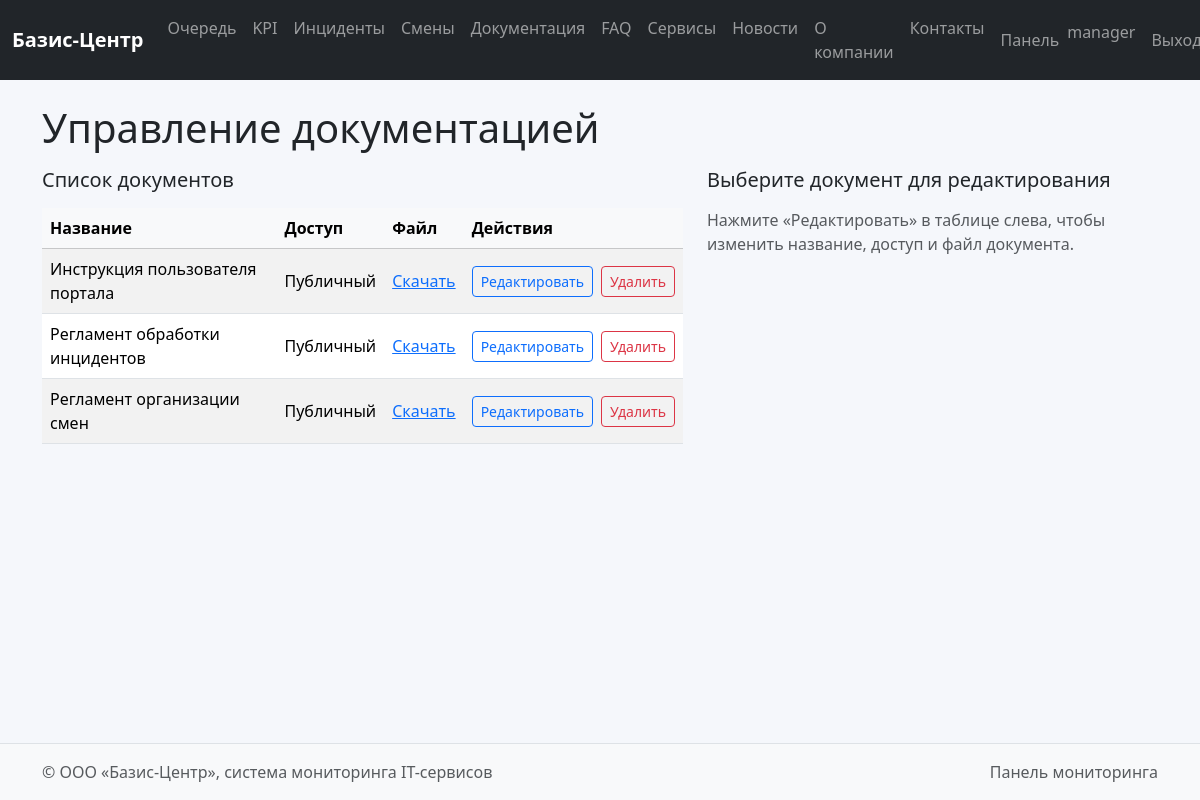
Screenshot of /dashboard/docs-manage/ (signed in) with the database file from the repository.
### dashboard/models.py (models this page shows, shortened)
class Document(models.Model):
    ACCESS_CHOICES = [
        ('public', 'Публичный'),
        ('client', 'Клиенты'),
        ('internal', 'Внутренний'),
    ]
    title = models.CharField(max_length=200)
    slug = models.SlugField(unique=True)
    description = models.TextField()
    file = models.FileField(upload_to='docs/')
    access = models.CharField(max_length=20, choices=ACCESS_CHOICES, default='public')

### dashboard/views.py (the view)
# urls.py: path('docs-manage/', views.docs_manage, name='docs_manage'),
@login_required
def docs_manage(request):
    ensure_sample_data()
    role = get_role(request.user)
    if role not in ['admin', 'manager']:
        return HttpResponseForbidden('Доступ запрещён.')
    docs = Document.objects.all().order_by('title')
    edit_obj = None
    if request.method == 'POST' and 'delete_id' in request.POST:
        doc = get_object_or_404(Document, pk=request.POST['delete_id'])
        doc.delete()
        return redirect('dashboard:docs_manage')
    if 'edit' in request.GET:
        edit_obj = get_object_or_404(Document, pk=request.GET['edit'])
    if request.method == 'POST' and 'save_id' in request.POST:
        edit_obj = get_object_or_404(Document, pk=request.POST['save_id'])
        form = DocumentForm(request.POST, request.FILES, instance=edit_obj)
        if form.is_valid():
            form.save()
            return redirect('dashboard:docs_manage')
    else:
        form = DocumentForm(instance=edit_obj) if edit_obj else None
    return render(request, 'dashboard/docs_manage.html', {
        'docs': docs,
        'form': form,
        'edit_obj': edit_obj,
    })

### dashboard/views.py (called while the page is built, shortened)
def get_role(user):
    profile = getattr(user, 'profile', None)
    if profile:
        return profile.role
    if user.is_superuser:
        return 'admin'
    return 'client'

def ensure_sample_data():
    admin = User.objects.filter(username='admin').first()
    manager = User.objects.filter(username='manager').first()
    client = User.objects.filter(username='client').first()
    count_orders = OrderQueue.objects.count()
    count_inc = Incident.objects.count()
    count_shifts = Shift.objects.count()
    docs_dir = settings.MEDIA_ROOT / 'docs'
    os.makedirs(docs_dir, exist_ok=True)

### templates/dashboard/docs_manage.html (shortened to what this page needs)
{% extends 'base.html' %}
{% block content %}
<h1 class="mb-3">Управление документацией</h1>
<div class="row g-4">
  <div class="col-md-7">
    <h5 class="mb-3">Список документов</h5>
    <table class="table table-striped align-middle">
      <thead class="table-light">
        <tr>
          <th>Название</th>
          <th>Доступ</th>
          <th>Файл</th>
          <th style="width: 180px;">Действия</th>
        </tr>
      </thead>
      <tbody>
        {% for doc in docs %}
          <tr>
            <td>{{ doc.title }}</td>
            <td>
              {% if doc.access == 'public' %}
                Публичный
              {% elif doc.access == 'client' %}
                Клиенты
              {% else %}
                Внутренний
              {% endif %}
            </td>
            <td>
              {% if doc.file %}
                <a href="{{ doc.file.url }}" target="_blank">Скачать</a>
              {% else %}
                <span class="text-muted">не прикреплён</span>
              {% endif %}
            </td>
            <td>
              <div class="d-flex gap-2">
                <a href="{% url 'dashboard:docs_manage' %}?edit={{ doc.id }}" class="btn btn-sm btn-outline-primary">
                  Редактировать
                </a>
                <form method="post" onsubmit="return confirm('Удалить документ «{{ doc.title }}»?');">
                  <button type="submit" class="btn btn-sm btn-outline-danger">Удалить</button>
                </form>
              </div>
            </td>
          </tr>
        {% empty %}
          <tr>
            <td colspan="4" class="text-muted">Документы отсутствуют.</td>
          </tr>
        {% endfor %}
      </tbody>
    </table>
  </div>
  <div class="col-md-5">
    {% if edit_obj %}
      <h5 class="mb-3">Редактирование документа</h5>
      <form method="post" enctype="multipart/form-data" class="card card-body">
        {% csrf_token %}
        <input type="hidden" name="save_id" value="{{ edit_obj.id }}">
        <div class="mb-3">
          <label class="form-label">Название</label>
          {{ form.title }}
        </div>
        <div class="mb-3">
          <label class="form-label">Доступ</label>
          {{ form.access }}
        </div>
        <div class="mb-3">
          <label class="form-label">Файл</label>
          {{ form.file }}
          {% if edit_obj.file %}
            <div class="form-text">
              Текущий файл:
              <a href="{{ edit_obj.file.url }}" target="_blank">
                {{ edit_obj.file.name|slice:"5:" }}
              </a>
            </div>
          {% endif %}
        </div>
        <div class="d-flex justify-content-between">
          <button type="submit" class="btn btn-primary">Сохранить</button>
          <a href="{% url 'dashboard:docs_manage' %}" class="btn btn-outline-secondary">Отмена</a>
        </div>
      </form>
    {% else %}
      <h5 class="mb-3">Выберите документ для редактирования</h5>
      <p class="text-muted">
        Нажмите «Редактировать» в таблице слева, чтобы изменить название, доступ и файл документа.
      </p>
    {% endif %}
  </div>
</div>
{% endblock %}

### templates/base.html (shortened to what this page needs)
{% load static %}
<!doctype html>
<html lang="ru">
  <head>
    <link href="https://cdn.jsdelivr.net/npm/bootstrap@5.3.3/dist/css/bootstrap.min.css" rel="stylesheet">
    <link href="{% static 'css/style.css' %}" rel="stylesheet">
  </head>
  <body class="d-flex flex-column min-vh-100">
    <nav class="navbar navbar-expand-lg navbar-dark bg-dark mb-4">
      <div class="container-fluid">
        <a class="navbar-brand" href="{% url 'core:index' %}">Базис-Центр</a>
        <div class="collapse navbar-collapse" id="mainNav">
          <ul class="navbar-nav me-auto mb-2 mb-lg-0">
            <li class="nav-item"><a class="nav-link" href="{% url 'core:public_queue' %}">Очередь</a></li>
            <li class="nav-item"><a class="nav-link" href="{% url 'core:public_kpi' %}">KPI</a></li>
            <li class="nav-item"><a class="nav-link" href="{% url 'core:public_incidents' %}">Инциденты</a></li>
            <li class="nav-item"><a class="nav-link" href="{% url 'core:public_shifts' %}">Смены</a></li>
            <li class="nav-item"><a class="nav-link" href="{% url 'core:docs_public' %}">Документация</a></li>
            <li class="nav-item"><a class="nav-link" href="{% url 'core:faq' %}">FAQ</a></li>
            <li class="nav-item"><a class="nav-link" href="{% url 'core:services' %}">Сервисы</a></li>
            <li class="nav-item"><a class="nav-link" href="{% url 'core:news' %}">Новости</a></li>
            <li class="nav-item"><a class="nav-link" href="{% url 'core:about' %}">О компании</a></li>
            <li class="nav-item"><a class="nav-link" href="{% url 'core:contacts' %}">Контакты</a></li>
          </ul>
          <ul class="navbar-nav ms-auto">
            {% if user.is_authenticated %}
              <li class="nav-item"><a class="nav-link" href="{% url 'dashboard:home' %}">Панель</a></li>
              <li class="nav-item"><span class="navbar-text me-2">{{ user.username }}</span></li>
              <li class="nav-item"><a class="nav-link" href="{% url 'accounts:logout' %}">Выход</a></li>
            {% else %}
              <li class="nav-item"><a class="nav-link" href="{% url 'accounts:login' %}">Вход</a></li>
            {% endif %}
          </ul>
        </div>
      </div>
    </nav>
    <main class="container mb-5">
      {% block content %}{% endblock %}
    </main>
    <footer class="bg-light border-top py-3 mt-auto">
      <div class="container d-flex justify-content-between">
        <span class="text-muted">© ООО «Базис-Центр», система мониторинга IT-сервисов</span>
        <span class="text-muted">Панель мониторинга</span>
      </div>
    </footer>
  </body>
</html>

### static/css/style.css (style rules this page uses)
body { background-color:#f5f7fb; }
.navbar-brand { font-weight:600; }

### rows the page displays
Document: title "Инструкция пользователя портала", access "Публичный"
Document: title "Регламент обработки инцидентов", access "Публичный"
Document: title "Регламент организации смен", access "Публичный"

### other values shown
{{ user.username }} "manager"
